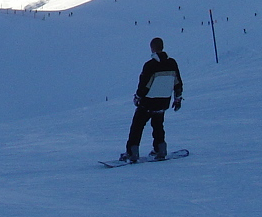
#> input picture PYNQ_Files/ref.png, 262 x 217 px
$ jupyter execute --allow-errors hog_gradient_convolution.ipynb
#> lines starting #> are read from the running program, lines starting #| are printed output that depends on the picture
# Histogram of Oriented Gradients (HOG)

[cell 1]
# Library Declarations
import time
import random
import numpy as np
import pandas as pd
from matplotlib import pyplot as plt
from skimage import io, color
from math import floor

#PYNQ board overlay libraries
from pynq import Overlay
from pynq import allocate
from pynq import MMIO
import numpy as np
import time
import random

## Configuration

[cell 2]
RUN_SW = False
RUN_HW = True

CELL_W = 16
CELL_H = 16
NUM_BINS = 9

MAX_IMG_H = 1000
MAX_IMG_W = 1000

IMAGE_PATH = "./ref.png"
NUM_IMAGES = 10

INT_TYPE = np.uint32
FLOAT_TYPE = np.float64

ADDR_OFFSET_CTRL  = 0x40000000
ADDR_OFFSET_DATA  = 0x40010000
ADDRESS_RANGE     = 0x10000

ADDR_INPUT_1      = 0x10   # lower 32-bits of input image buffer pointer
ADDR_INPUT_2      = 0x14   # upper 32-bits
ADDR_GX_OUT_1     = 0x1c   # lower 32-bits of Gx output buffer pointer
ADDR_GX_OUT_2     = 0x20   # upper 32-bits
ADDR_GY_OUT_1     = 0x28   # lower 32-bits of Gy output buffer pointer
ADDR_GY_OUT_2     = 0x2c   # upper 32-bits

#Address for Rows and Columns
ADDR_ROWS = 0x34
ADDR_COLS = 0x3c
#> (the rest of this cell did not finish here and is left out)

## Building Block Definitions

[cell 3]
# Preprocessing
def preprocess(raw_image):
    '''
    Converts to grayscale if needed and normalizes to [0, 1].
    Works whether input is already [0,1] float or [0,255] uint8.
    '''
    if raw_image.ndim == 3:
        image = color.rgb2gray(raw_image).astype(FLOAT_TYPE)
    else:
        image = raw_image.astype(FLOAT_TYPE)

    if image.max() > 1.0:
        image = image / 255.0

    return image

# Convolution
def convolution_python(image, kernel):
    ir, jr = image.shape
    result = np.copy(image)
    for i in range(1, ir - 1):
        for j in range(1, jr - 1):
            result[i, j] = np.sum(image[i-1:i+2, j-1:j+2] * kernel)
    return result

def compute_gradients(image):
    kernel_dx = np.array([[0,0,0],[-1,0,1],[0,0,0]])
    kernel_dy = np.array([[0,-1,0],[0,0,0],[0,1,0]])
    ix = convolution_python(image, kernel_dx)
    iy = convolution_python(image, kernel_dy)
    g = np.sqrt(ix**2 + iy**2)
    return ix, iy, g

def compute_gradients_hw(image):
    H, W = image.shape

    image_hw = np.ascontiguousarray(
        (image * 255).clip(0, 255).astype(np.uint8)
    )

    if H > MAX_IMG_H or W > MAX_IMG_W:
        raise ValueError(
            f"Image shape {H}x{W} exceeds HLS max size {MAX_IMG_H}x{MAX_IMG_W}"
        )

    if H < 3 or W < 3:
        raise ValueError("Image must be at least 3x3 for 3x3 gradient convolution.")

    in_buf = allocate(shape=(H, W), dtype=np.uint8)
    gx_buf = allocate(shape=(H, W), dtype=np.int16)
    gy_buf = allocate(shape=(H, W), dtype=np.int16)

    # Copy 2D image into 2D PYNQ buffer
    in_buf[:] = image_hw
    gx_buf[:] = 0
    gy_buf[:] = 0

    in_buf.flush()
    gx_buf.flush()
    gy_buf.flush()

    hog_ctrl_ip.write(ADDR_INPUT_1, in_buf.physical_address & 0xffffffff)
    hog_ctrl_ip.write(ADDR_INPUT_2, in_buf.physical_address >> 32)

    hog_ctrl_ip.write(ADDR_GX_OUT_1, gx_buf.physical_address & 0xffffffff)
    hog_ctrl_ip.write(ADDR_GX_OUT_2, gx_buf.physical_address >> 32)

    hog_ctrl_ip.write(ADDR_GY_OUT_1, gy_buf.physical_address & 0xffffffff)
    hog_ctrl_ip.write(ADDR_GY_OUT_2, gy_buf.physical_address >> 32)

    # Runtime shape registers
    hog_ctrl_ip.write(ADDR_ROWS, H)
    hog_ctrl_ip.write(ADDR_COLS, W)

    # Start IP
    hog_ctrl_ip.write(CTRL_ADDR, START_VALUE)

    while (hog_ctrl_ip.read(CTRL_ADDR) & DONE_VALUE) == 0:
        pass

    gx_buf.invalidate()
    gy_buf.invalidate()

    ix = np.array(gx_buf, dtype=FLOAT_TYPE)
    iy = np.array(gy_buf, dtype=FLOAT_TYPE)
    g = np.sqrt(ix**2 + iy**2)

    in_buf.freebuffer()
    gx_buf.freebuffer()
    gy_buf.freebuffer()

    return ix, iy, g

# Orientation Computation
def compute_orientation(ix, iy):
    # Return signed gradient orientation in degrees [0,360)
    theta = np.degrees(np.arctan2(iy, ix))
    theta[theta < 0] += 360
    return theta

# Cell Histogram Calculation
def compute_cell_histograms(theta, w, h, num_bins):
    hs, ws = theta.shape
    ir, jr = floor(hs/h) + 1, floor(ws/w) + 1
    histograms = [[None] * jr for _ in range(ir)]
    for i in range(ir):
        for j in range(jr):
            patch = theta[i*h : i*h + h, j*w : j*w + w]
            histograms[i][j] = np.histogram(patch, bins=num_bins, range=(0,360))[0]
    return histograms

def hog(raw_image, w=CELL_W, h=CELL_H, num_bins=NUM_BINS):
    timings = {}

    # Preprocessing
    t0 = time.perf_counter()
    image = preprocess(raw_image)
    image = image[:120, :160]
    timings['preprocess'] = (time.perf_counter() - t0) * 1e3

    # Convolution
    t0 = time.perf_counter()
    if RUN_HW:
        ix, iy, g = compute_gradients_hw(image)
    else:
        ix, iy, g = compute_gradients(image)
    timings['convolution'] = (time.perf_counter() - t0) * 1e3

    # Orientation
    t0 = time.perf_counter()
    theta = compute_orientation(ix, iy)
    timings['orientation'] = (time.perf_counter() - t0) * 1e3

    # Cell histograms
    t0 = time.perf_counter()
    histograms = compute_cell_histograms(theta, w, h, num_bins)
    timings['cell_histograms'] = (time.perf_counter() - t0) * 1e3

    return histograms, timings

# Flatten HOG feature vector
def flatten_hog(histograms):
    rows = []
    for row in histograms:
        for cell in row:
            rows.append(cell)
    return np.concatenate(rows)

# Similarity
def euclidean_metric(x, y):
    return np.linalg.norm(x - y)

def cosine_similarity(x, y):
    norm = np.linalg.norm(x) * np.linalg.norm(y)
    return 0.0 if norm == 0 else float(np.dot(x,y)/norm)

print("Building blocks defined.")

## Load and Inspect Image

[cell 4]
raw_image = io.imread(IMAGE_PATH)
#> raw_image is the input picture: shape (217, 262, 4); mean R, G, B, A 72, 106.4, 150.9, 255

if raw_image.ndim == 3:
    raw_image = color.rgb2gray(raw_image)
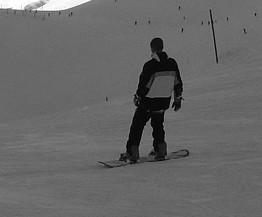
#> raw_image: shape (217, 262) float64; min 0.00113, max 1, mean 0.401

height, width = raw_image.shape
#> height = 217; width = 262

print(f"Image shape: {raw_image.shape}")
#| Image shape: (217, 262)
print(f"Image dtype: {raw_image.dtype}")
#| Image dtype: float64

plt.figure(figsize=(5, 4))
plt.imshow(raw_image, cmap='gray')
plt.title("Input Image")
plt.axis('off')
plt.tight_layout()
plt.show()

## Hardware Profiling

#> (a cell that did not finish here is left out)

## Visualize Intermediate Outputs

#> (a cell that did not finish here is left out)
